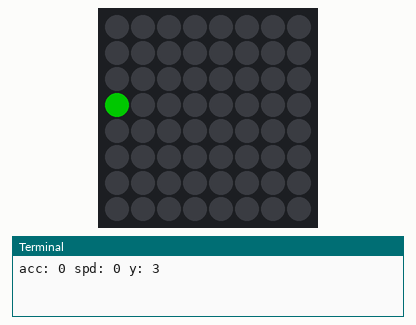
Recording of a program running on a simulated Raspberry Pi (BCM pin numbers) with a Sense HAT. Shown: the Sense HAT's 8×8 RGB LED matrix, the last lines printed to the terminal. Dim RGB values are drawn brighter than linear.

Above: at 0.1 s.
At 1.6 s:
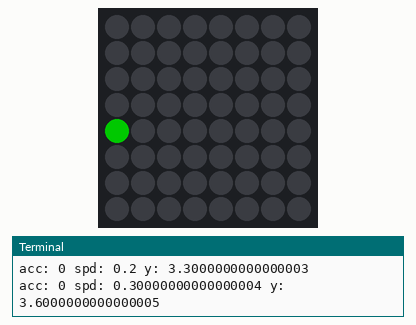
At 2.6 s:
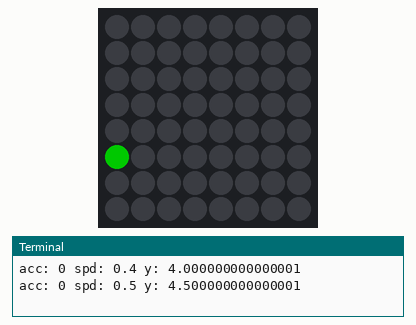
At 3.6 s:
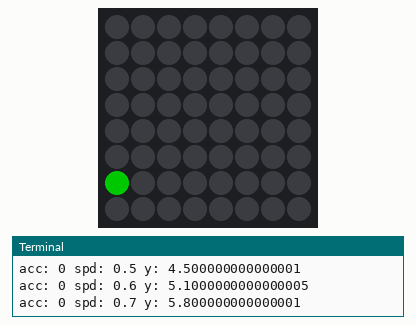
At 4.1 s:
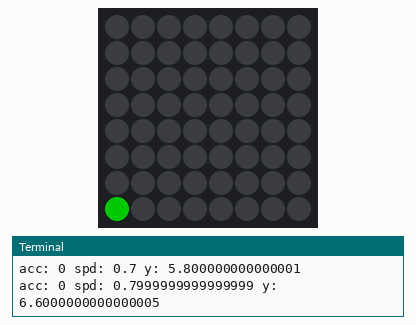

The program:

FlappyUsingClass.py
```python
#!/bin/python3

'''
Author : Baek Dae Seong, Jelly Coding
         (south korea, kyungsangnam-do, changwon-si)

This code inspired 'Flappy Astronaut' from Code Club.
https://projects.raspberrypi.org/en/projects/flappy-astronaut

Web based IDE and Simulator
https://trinket.io/embed/python/6e4cb01c6b

Sense HAT quick guide
https://projects.raspberrypi.org/en/projects/getting-started-with-the-sense-hat/9
https://pythonhosted.org/sense-hat/api/#joystick

update: 2021.1.30
'''

from sense_hat import SenseHat
from time import sleep

sense = SenseHat()
sense.clear()

class bird(object):
  def __init__(self):
    self.x = 0
    self.y = 3
    self.vy =0
    self.g = 0.1
    self.a = 0

    self.color = (0,100,0)

  def draw(self):
    sense.set_pixel(self.x, int(self.y), self.color)

  def move(self):
    print('acc:', self.a,'spd:', self.vy,'y:', self.y)

    self.vy = self.vy + self.g + self.a
    self.y+=self.vy
    if self.y > 7:
      self.y =7
    if self.y < 0:
      self.y =0


  def move_up(self,event):
    if event.action == 'pressed':
      self.a = -0.5
    if event.action == 'released':
      self.a = 0

  def move_down(self,event):
    if event.action == 'pressed':
      self.a = 0.5
    if event.action == 'released':
      self.a = 0

  def checkCollision(self):
    return 0

yourBird = bird()

sense.stick.direction_up = yourBird.move_up
sense.stick.direction_down = yourBird.move_down

while True:
  sense.clear()
  yourBird.move()
  yourBird.draw()
  sleep(0.5)
```

Measured:
- what the display in image 1 shows lasts 1.0 s, from 1.5 s to 2.5 s
- what the display in image 3 shows lasts 0.5 s, from 3.5 s to 4.0 s
